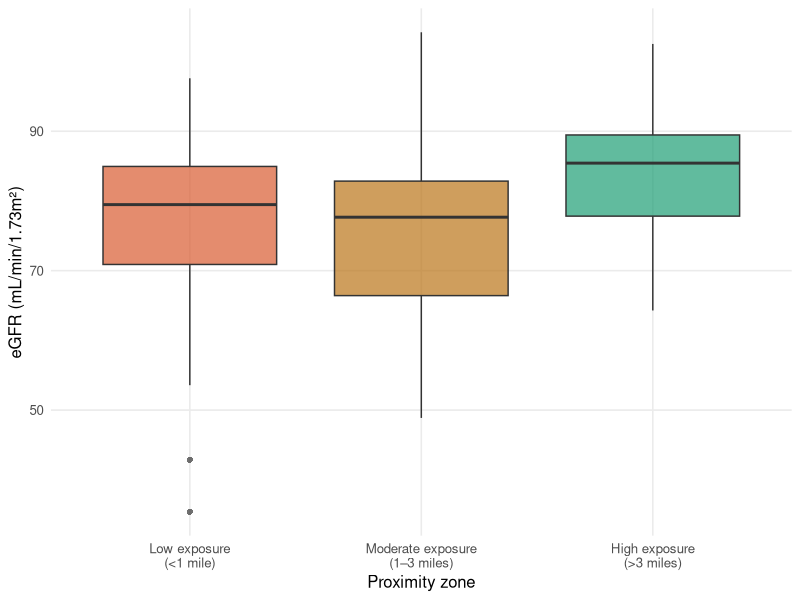

Here is the R script that generated this plot:
## ---- chunk 1
my_data <- data.frame(
  id = 1:5,name = c("Alice", 'Bob', "Charlie", "David", "Eve"),
  score=c(85,92,78,95,88)
)
## ---- chunk 2
my_data <- data.frame(
  id = 1:5,
  name = c("Alice", "Bob", "Charlie", "David", "Eve"),
  score = c(85, 92, 78, 95, 88)
)
## ---- chunk 3
qt(.95, 12)
## ---- chunk 4
1-pt(2.1, df = 8)
## ---- chunk 5
qnorm(.90, mean = 3, sd = 5)
## ---- chunk 6
#| echo: true
#| warning: false
# Data
supplement <- c(4, 6, 5, 7, 6)
placebo <- c(8, 9, 6, 10, 9)

# Mann–Whitney U test
wilcox.test(supplement, placebo, alternative = "two.sided")
## ---- chunk 7
#| echo: true
p1 <- power.t.test(n = 28,
             delta = 1.5, 
             sd = 2.3,
             sig.level = 0.05,
             type = "two.sample",
             alternative = "two.sided")

p2 <- power.t.test(n = 28,
             delta = 1.5, 
             sd = 5,
             sig.level = 0.05,
             type = "two.sample",
             alternative = "two.sided")
## ---- chunk 8
#| echo: false
#| message: false
#| warning: false

# Simulate data (not shown to students)
set.seed(2026)
cortisol <- rnorm(40, mean = 19.8, sd = 4)   # hidden from output

# Run the one-sample t-test shown to students
t_output <- t.test(cortisol, mu = 15)

t_output
## ---- chunk 9
#| echo: false
#| results: "hide"
#| warning: false
#| message: false
library(tidyverse)

set.seed(99)

n <- 30

egfr_data <- tibble(
  zone = rep(c("Low exposure\n(<1 mile)", "Moderate exposure\n(1–3 miles)", "High exposure\n(>3 miles)"), each = n),
  egfr = c(
    rnorm(n, mean = 78, sd = 14),
    rnorm(n, mean = 81, sd = 14),
    rnorm(n, mean = 83, sd = 14)
  )
)

egfr_data$zone <- factor(
  egfr_data$zone,
  levels = c("Low exposure\n(<1 mile)", "Moderate exposure\n(1–3 miles)", "High exposure\n(>3 miles)")
)
## ---- chunk 10
#| echo: false
#| warning: false
#| message: false
#| fig-width: 7
#| fig-height: 4

ggplot(egfr_data, aes(x = zone, y = egfr, fill = zone)) +
  geom_boxplot(alpha = 0.7, outlier.shape = 16, outlier.size = 1.8) +
  scale_fill_manual(values = c(
    "Low exposure\n(<1 mile)"        = "#D85A30",
    "Moderate exposure\n(1–3 miles)" = "#BA7517",
    "High exposure\n(>3 miles)"      = "#1D9E75"
  )) +
  labs(
    x = "Proximity zone",
    y = "eGFR (mL/min/1.73m²)"
  ) +
  theme_minimal(base_size = 12) +
  theme(
    legend.position = "none",
    panel.grid.minor = element_blank()
  )
## ---- chunk 11
fit <- aov(egfr ~ zone, data = egfr_data)
summary(fit)
## ---- chunk 12
pnorm(.3, mean = 0, sd = 1)
pnorm(.1, mean = 0, sd = 1)
